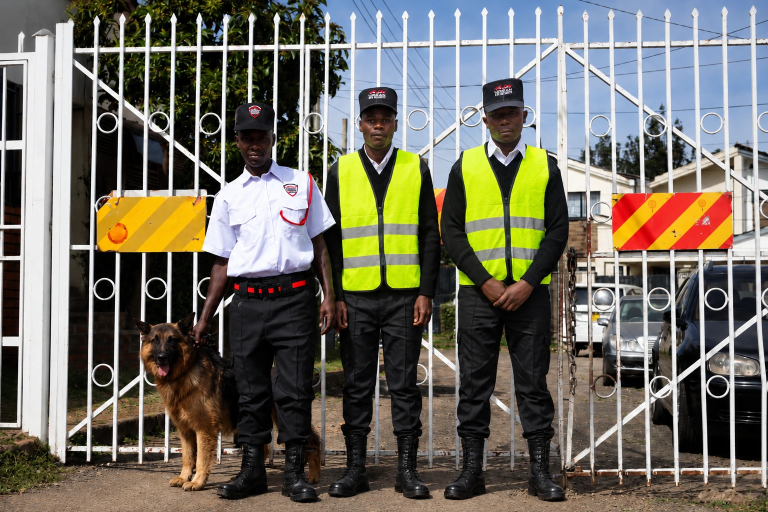
#> input picture urban-eye-assets/guard3.webp, 1536 x 1024 px (shown at 1/2 size)
$ python create_responsive_hero.py
#> lines starting #> are read from the running program, lines starting #| are printed output that depends on the picture
from pathlib import Path
from PIL import Image

source = Path("urban-eye-assets/guard3.webp")
output_sizes = {
    "guard3-480.webp": 480,
    "guard3-800.webp": 800,
    "guard3-1100.webp": 1100,
}

if not source.exists():
    raise FileNotFoundError(f"Source image not found: {source}")

with Image.open(source) as image:
#> image is the input picture: PIL image 1536x1024 RGB; mean R, G, B 112.8, 109.5, 98.6
    image = image.convert("RGB")
    original_width, original_height = image.size
#> original_width = 1536; original_height = 1024

    for filename, target_width in output_sizes.items():
        target_height = round(original_height * target_width / original_width)

        resized = image.resize(
            (target_width, target_height),
            Image.Resampling.LANCZOS
        )

        output_path = source.parent / filename
        resized.save(
            output_path,
            "WEBP",
            quality=76,
            method=6,
            optimize=True
        )

        size_kb = output_path.stat().st_size / 1024
        print(
            f"Created {output_path} "
            f"({target_width}x{target_height}, {size_kb:.1f} KB)"
        )
#> this loop made 3 passes
#> pass 1, `resized = image.resize( (target_width, target_height), Image.Resamplin..`:
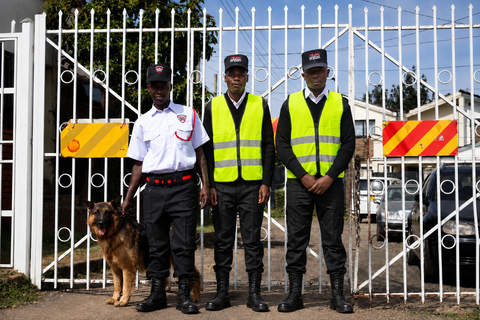
#> resized: PIL image 480x320 RGB; mean R, G, B 112.8, 109.6, 98.6
#> pass 2, `resized = image.resize( (target_width, target_height), Image.Resamplin..`:
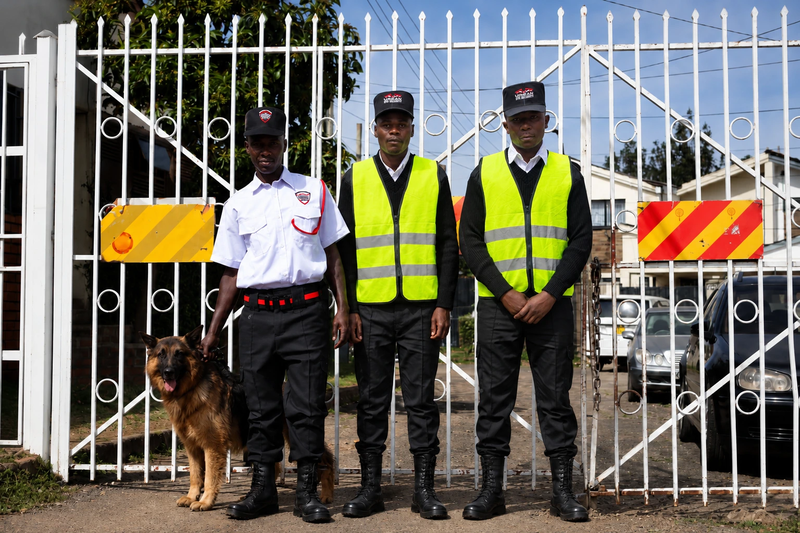
#> resized: PIL image 800x533 RGB; mean R, G, B 112.8, 109.6, 98.6
#> pass 3, `resized = image.resize( (target_width, target_height), Image.Resamplin..`:
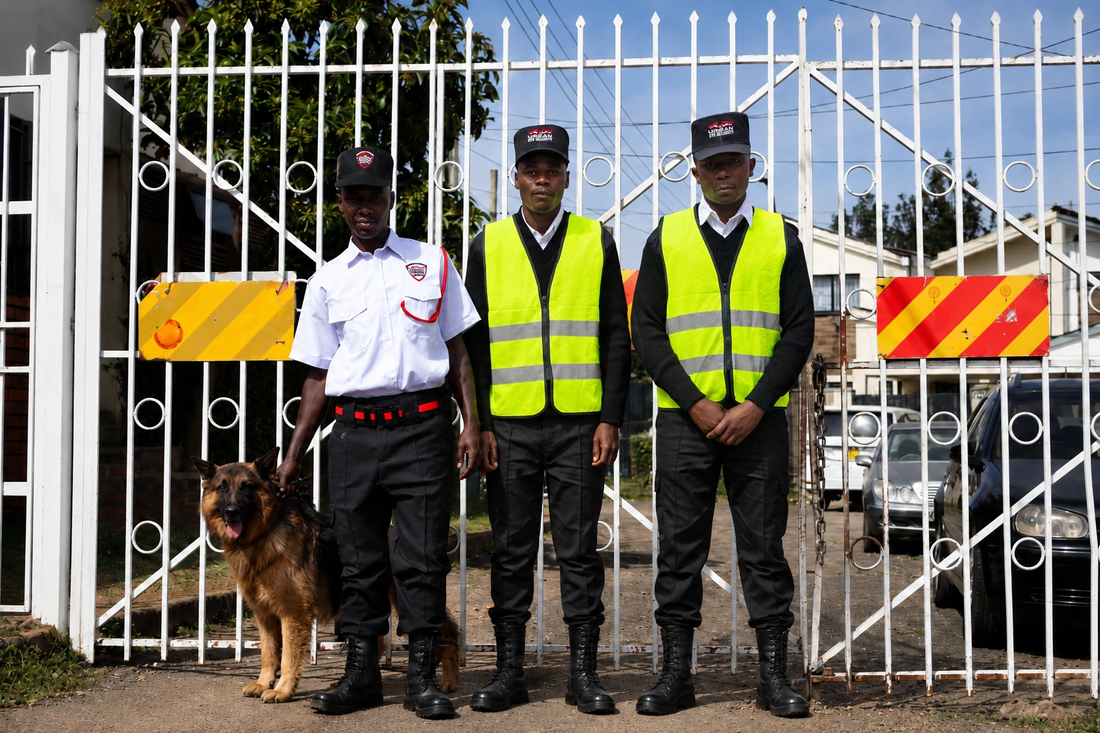
#> resized: PIL image 1100x733 RGB; mean R, G, B 112.8, 109.5, 98.6

$ run again, with urban-eye-assets/Construction Site Security at Night.webp copied over urban-eye-assets/guard3.webp
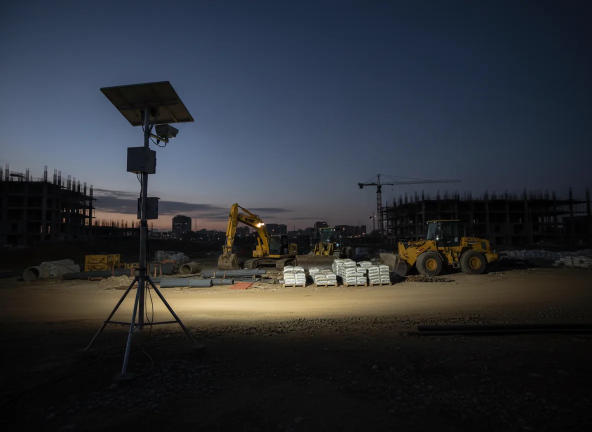
#> input picture urban-eye-assets/Construction Site Security at Night.webp, 1184 x 864 px (shown at 1/2 size)
#> image is the input picture: PIL image 1184x864 RGB; mean R, G, B 45.3, 48.7, 54.4
#> the loop `for filename, target_width in output_sizes.items():` made 3 passes
#> pass 1, `resized = image.resize( (target_width, target_height), Image.Resamplin..`:
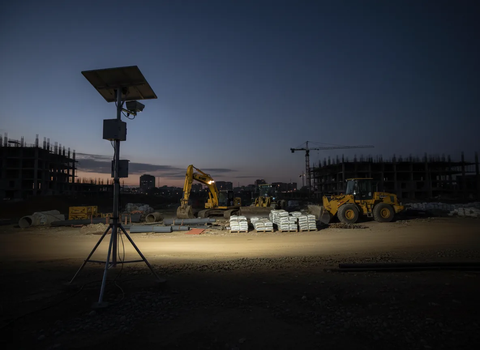
#> resized: PIL image 480x350 RGB; mean R, G, B 45.3, 48.7, 54.4

$ run again, with urban-eye-assets/House.webp copied over urban-eye-assets/guard3.webp
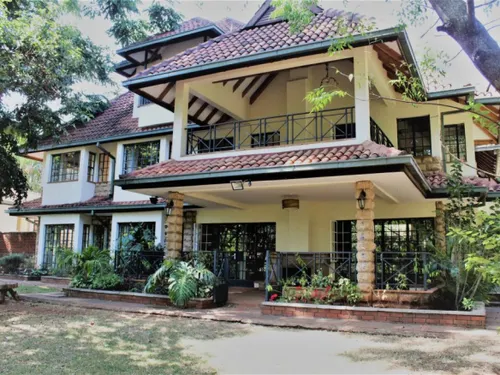
#> input picture urban-eye-assets/House.webp, 500 x 375 px
#> image is the input picture: PIL image 500x375 RGB; mean R, G, B 121.5, 121.6, 111.3
#> the loop `for filename, target_width in output_sizes.items():` made 3 passes
#> pass 1, `resized = image.resize( (target_width, target_height), Image.Resamplin..`:
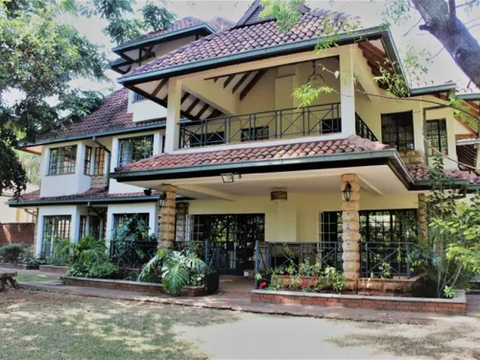
#> resized: PIL image 480x360 RGB; mean R, G, B 121.5, 121.6, 111.3
